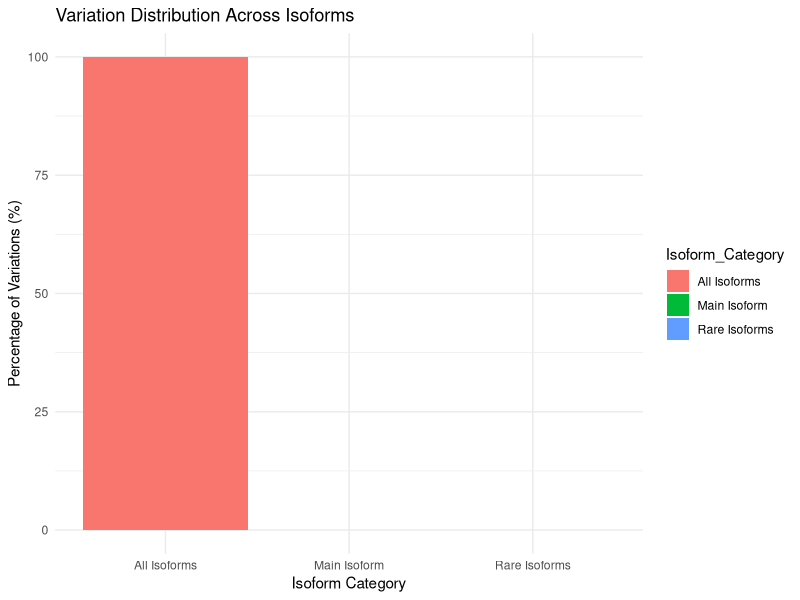

Write R code to recreate this figure.
# Load necessary libraries
library(ggplot2)

# Read the data from enrichment.txt file
enrichment_data <- read.csv("enrichment.txt", header = TRUE)

# Identify main isoform (without hyphen in identifier)
enrichment_data$Is_Rare_Isoform <- grepl("-", enrichment_data$Identifier)

# Calculate the total number of variants in each category using only 'Variation count'
total_all_variants <- sum(enrichment_data$Variation.count)
total_main_variants <- sum(enrichment_data$Variation.count[!enrichment_data$Is_Rare_Isoform])
total_rare_variants <- sum(enrichment_data$Variation.count[enrichment_data$Is_Rare_Isoform])

# Calculate the percentages
percent_main_isoform <- (total_main_variants / total_all_variants) * 100
percent_all_isoforms <- 100  # Since this is the total of all variants
percent_rare_isoform <- (total_rare_variants / total_all_variants) * 100

# Prepare data for plotting
plot_data <- data.frame(
  Isoform_Category = c("Main Isoform", "All Isoforms", "Rare Isoforms"),
  Percentage = c(percent_main_isoform, percent_all_isoforms, percent_rare_isoform)
)

# Plot the data
ggplot(plot_data, aes(x = Isoform_Category, y = Percentage, fill = Isoform_Category)) +
  geom_bar(stat = "identity") +
  labs(title = "Variation Distribution Across Isoforms", x = "Isoform Category", y = "Percentage of Variations (%)") +
  theme_minimal()
